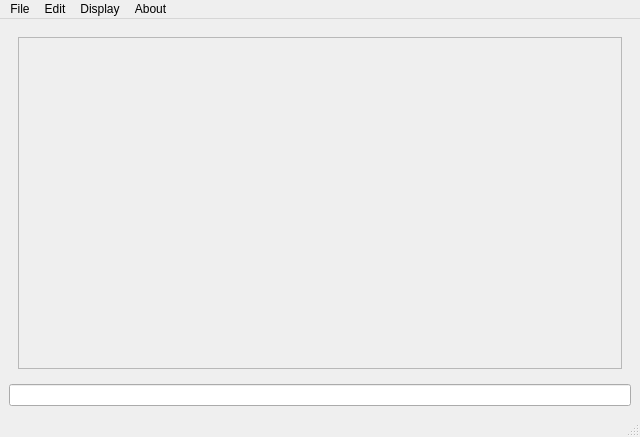
<ui version="4.0" >
 <class>SearchDialog</class>
 <widget class="QMainWindow" name="SearchDialog" >
  <property name="geometry" >
   <rect>
    <x>0</x>
    <y>0</y>
    <width>640</width>
    <height>437</height>
   </rect>
  </property>
  <property name="windowTitle" >
   <string>Strigi Search Dialog</string>
  </property>
  <widget class="QWidget" name="centralwidget" >
   <layout class="QGridLayout" >
    <item row="0" column="1" >
     <widget class="QStackedWidget" name="mainview" >
      <property name="currentIndex" >
       <number>1</number>
      </property>
      <widget class="QWidget" name="page" >
       <layout class="QGridLayout" >
        <item row="0" column="0" colspan="2" >
         <widget class="QLabel" name="statusview" >
          <property name="text" >
           <string>TextLabel</string>
          </property>
          <property name="alignment" >
           <set>Qt::AlignLeading|Qt::AlignLeft|Qt::AlignTop</set>
          </property>
          <property name="margin" >
           <number>25</number>
          </property>
         </widget>
        </item>
        <item row="1" column="0" >
         <widget class="QPushButton" name="toggleindexing" >
          <property name="text" >
           <string>Stop Indexing</string>
          </property>
         </widget>
        </item>
        <item row="1" column="1" >
         <widget class="QPushButton" name="toggledaemon" >
          <property name="text" >
           <string>Stop Daemon</string>
          </property>
         </widget>
        </item>
        <item row="2" column="0" colspan="2" >
         <widget class="QListWidget" name="indexeddirs" />
        </item>
        <item row="3" column="0" >
         <widget class="QPushButton" name="adddir" >
          <property name="text" >
           <string>Add Directory</string>
          </property>
         </widget>
        </item>
        <item row="3" column="1" >
         <widget class="QPushButton" name="removedir" >
          <property name="text" >
           <string>Remove Directory</string>
          </property>
         </widget>
        </item>
       </layout>
      </widget>
      <widget class="QWidget" name="page_2" >
       <layout class="QGridLayout" >
        <item row="0" column="0" >
         <widget class="QFrame" name="frame" >
          <property name="frameShape" >
           <enum>QFrame::StyledPanel</enum>
          </property>
          <property name="frameShadow" >
           <enum>QFrame::Raised</enum>
          </property>
          <layout class="QGridLayout" >
           <item row="0" column="0" >
            <widget class="SearchTabs" native="1" name="tabs" />
           </item>
          </layout>
         </widget>
        </item>
       </layout>
      </widget>
     </widget>
    </item>
    <item row="1" column="1" >
     <widget class="QLineEdit" name="queryfield" />
    </item>
   </layout>
  </widget>
  <widget class="QMenuBar" name="menubar" >
   <property name="geometry" >
    <rect>
     <x>0</x>
     <y>0</y>
     <width>640</width>
     <height>27</height>
    </rect>
   </property>
   <widget class="QMenu" name="menuFile" >
    <property name="title" >
     <string>File</string>
    </property>
    <addaction name="actionExit" />
   </widget>
   <widget class="QMenu" name="menuAbout" >
    <property name="title" >
     <string>About</string>
    </property>
    <addaction name="actionAbout_Strigi" />
   </widget>
   <widget class="QMenu" name="menuEdit" >
    <property name="title" >
     <string>Edit</string>
    </property>
    <addaction name="actionEdit_filters" />
    <addaction name="actionList_indexed_files" />
   </widget>
   <widget class="QMenu" name="menuDisplay" >
    <property name="title" >
     <string>Display</string>
    </property>
    <addaction name="actionDisplay_Histogram" />
   </widget>
   <addaction name="menuFile" />
   <addaction name="menuEdit" />
   <addaction name="menuDisplay" />
   <addaction name="menuAbout" />
  </widget>
  <widget class="QStatusBar" name="statusbar" />
  <action name="actionExit" >
   <property name="text" >
    <string>&amp;Exit</string>
   </property>
  </action>
  <action name="actionAbout_Strigi" >
   <property name="text" >
    <string>About Strigi</string>
   </property>
  </action>
  <action name="actionEdit_filters" >
   <property name="text" >
    <string>Edit filters</string>
   </property>
  </action>
  <action name="actionList_indexed_files" >
   <property name="text" >
    <string>List indexed files</string>
   </property>
  </action>
  <action name="actionDisplay_Histogram" >
   <property name="text" >
    <string>Hide &amp;Histogram</string>
   </property>
   <property name="shortcut" >
    <string>Ctrl+H</string>
   </property>
  </action>
 </widget>
 <customwidgets>
  <customwidget>
   <class>SearchTabs</class>
   <extends>QWidget</extends>
   <header>searchtabs.h</header>
   <container>1</container>
  </customwidget>
 </customwidgets>
 <resources/>
 <connections/>
</ui>
